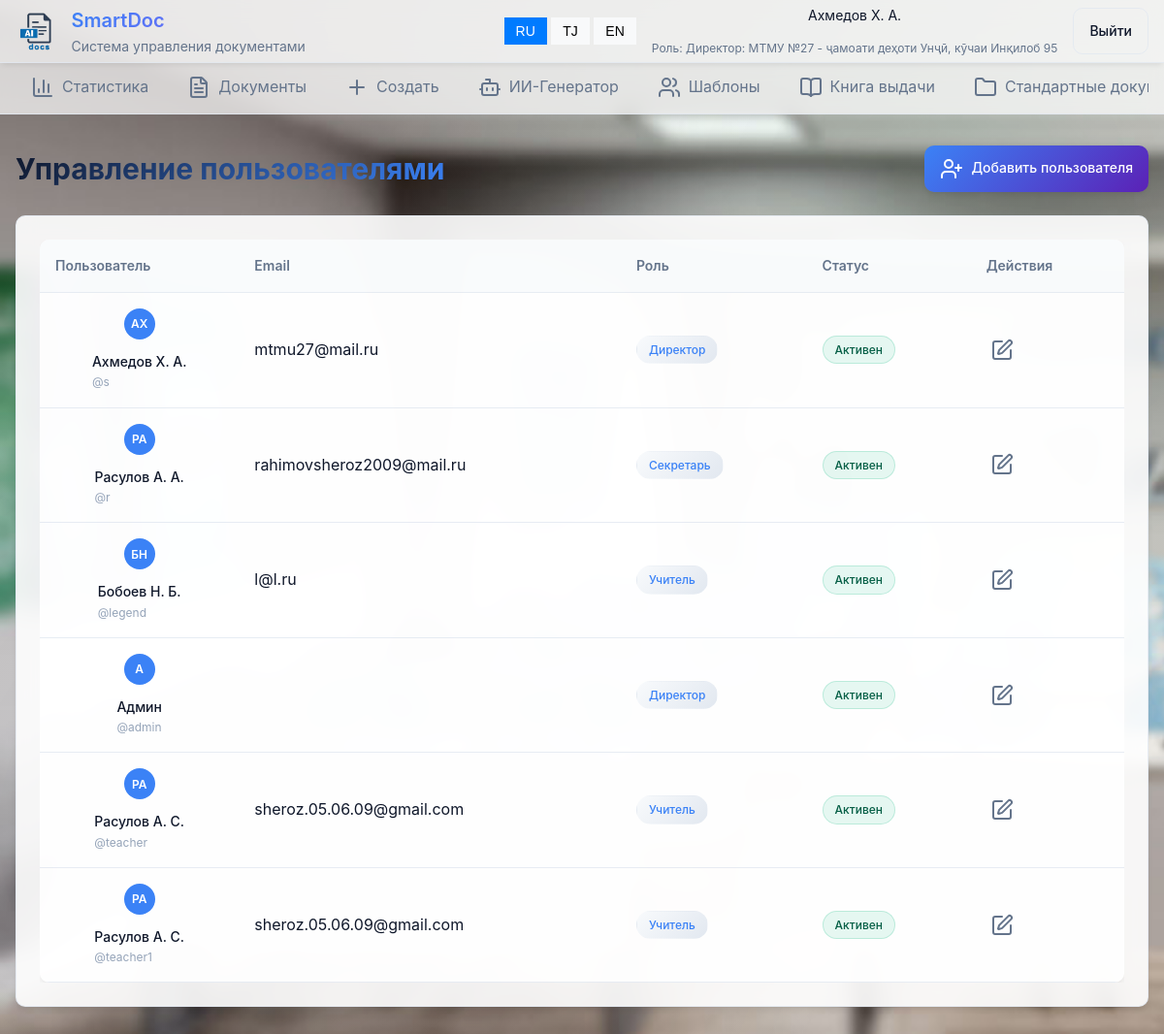
Before: /user_list/ (signed in) with the older database file.
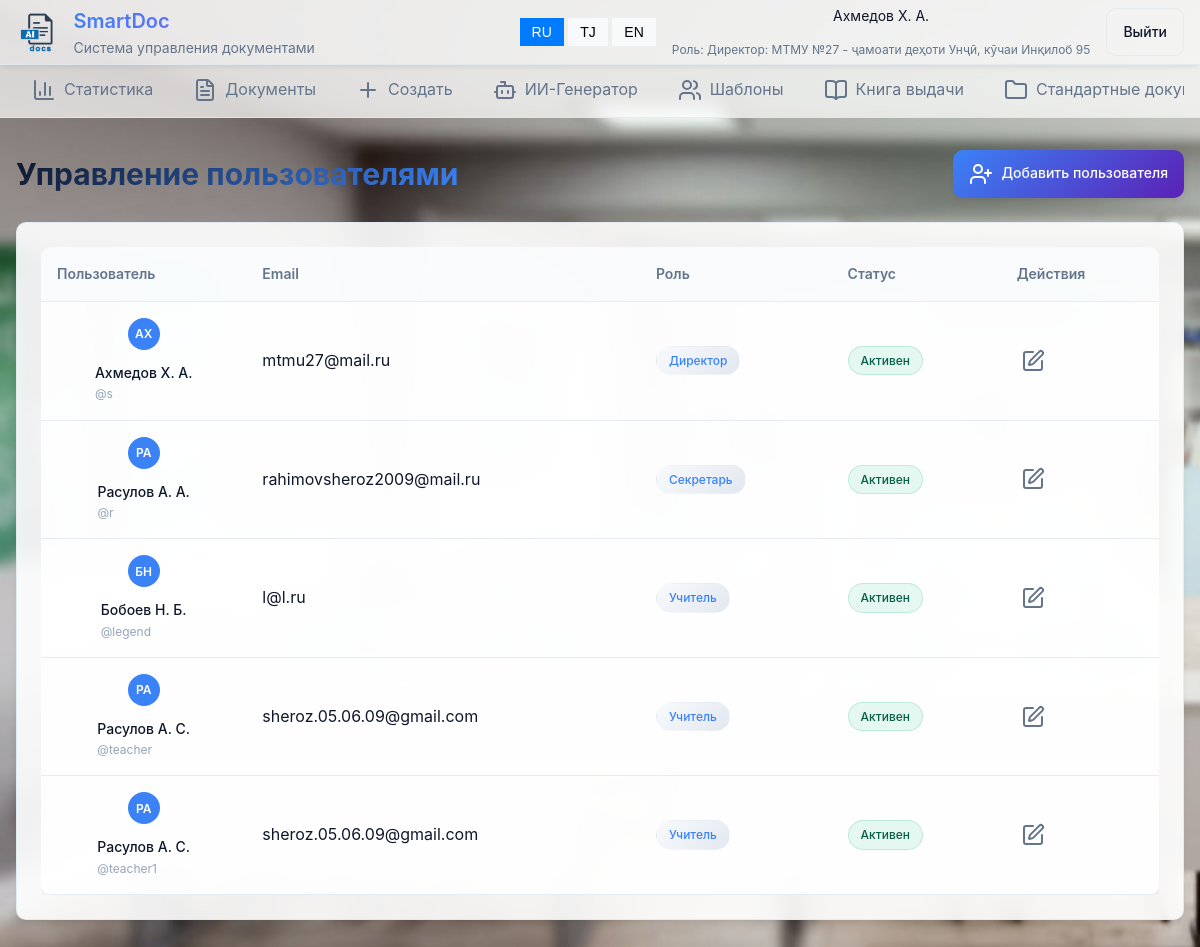
After: the same page with the newer database file.
### main/models.py (models this page shows, shortened)
class User(AbstractUser):
    ROLE_CHOICES = (
        ('director', 'Директор'),
        ('secretary', 'Секретарь'),
        ('teacher', 'Учитель'),
    )
    avatar=models.ImageField(upload_to='avatars/' ,default='avatars/default.png')
    role = models.CharField(max_length=20, choices=ROLE_CHOICES)
    school = models.ForeignKey(School, on_delete=models.CASCADE, null=True, blank=True)

class School(models.Model):
    name = models.CharField(max_length=255)
    address = models.TextField(blank=True)
    email = models.EmailField(blank=True)
    tel=models.CharField(max_length=20, blank=True)
    headletter=models.FileField(upload_to='headletters/', null=True, blank=True)
    approved=models.BooleanField(default=False)
    created_at = models.DateTimeField(auto_now_add=True)
    def __str__(self):
        return f'{self.name} - {self.address}'

### main/views.py (the view)
# urls.py: path('user_list/', user_list, name='user_list'),
@login_required
def user_list(request):
    users = User.objects.filter(school=request.user.school)
    return render(request, 'main/user_list.html', {'users': users})

### main/templates/main/user_list.html (shortened to what this page needs)
{% extends 'main/base.html' %}
{% block content %}
<div class="page-container">
    <div class="page-header">
        <h2 data-i18n="user_management">Управление пользователями</h2>
        <div class="page-actions">
            <a class="btn btn-primary" href="{%url 'register'%}">
                <i data-lucide="user-plus"></i>
                <span data-i18n="add_user">Добавить пользователя</span>
            </a>
        </div>
    </div>
    <div class="card">
        <div class="card-content">
            <div class="users-table">
                <table class="table">
                    <thead>
                        <tr>
                            <th data-i18n="user">Пользователь</th>
                            <th data-i18n="email">Email</th>
                            <th data-i18n="role">Роль</th>
                            <th data-i18n="status">Статус</th>
                            <th data-i18n="actions">Действия</th>
                        </tr>
                    </thead>
                    <tbody>
                        {% for user in users %}
                        <tr>
                            <td>
                                <div class="user-info">
                                    <div class="user-avatar">{{ user.first_name.0 }}{{ user.last_name.0 }}</div>
                                    <div>
                                        <div class="user-name">{{ user.first_name }} {{ user.last_name }}</div>
                                        <div class="user-username">@{{ user.username }}</div>
                                    </div>
                                </div>
                            </td>
                            <td>{{ user.email }}</td>
                            <td>
                                <div class="badge" style="color: var(--primary);">{{ user.get_role_display|default:"Пользователь" }}</div>
                            </td>
                            <td>
                                <div class="badge badge-{% if user.is_active %}approved{% else %}rejected{% endif %}">
                                    {% if user.is_active %}<span data-i18n="active">Активен</span>{% else %}<span data-i18n="inactive">Неактивен</span>{% endif %}
                                </div>
                            </td>
                            <td>
                                <div class="table-actions">
                                    <a class="btn-icon" title="Редактировать" href="{% url 'user_edit' user.id %}" data-i18n-title="edit">
                                        <i data-lucide="edit"></i>
                                    </a>
                                </div>
                            </td>
                        </tr>
                        {% endfor %}
                    </tbody>
                </table>
            </div>
        </div>
    </div>
</div>
{% endblock %}

### main/templates/main/base.html (shortened to what this page needs)
<!DOCTYPE html>
{% load static %}
<html lang="ru">
<head>
    <link rel="stylesheet" href="{% static 'css/main.css' %}">
    <link rel="stylesheet" href="{% static 'css/style.css' %}">
</head>
<body>
    {% if user.is_authenticated %}
    <header class="header">
        <div class="header-container">
            <div class="header-left">
                <div class="logo">
                    <img src="{% static 'image/logo.png' %}" alt="Logo" class="logo-image" height="40px">
                    <div class="logo-text">
                        <h1 data-i18n="logo_title">SmartDoc</h1>
                        <p data-i18n="logo_subtitle">Система управления документами</p>
                    </div>
                </div>
            </div>
            <div class="header-right">
                <div class="language-switcher">
                    <button class="lang-btn" data-lang="ru" onclick="changeLanguage('ru')">RU</button>
                    <button class="lang-btn" data-lang="tj" onclick="changeLanguage('tj')">TJ</button>
                    <button class="lang-btn" data-lang="en" onclick="changeLanguage('en')">EN</button>
                </div>
                <div class="user-info">
                    <span>{{ user.first_name }} {{ user.last_name }}</span>
                    <span class="user-role"><span data-i18n="role">Роль</span>: {{ user.get_role_display }}: {{user.school}}</span>
                </div>
                <a href="{% url 'logout' %}" class="btn btn-outline" data-i18n="logout">Выйти</a>
            </div>
        </div>
    </header>
    <nav class="navigation">
        <div class="nav-container">
            <div class="nav-tabs">
                <a href="{% url 'index' %}" class="nav-tab {% if request.resolver_match.url_name == 'index' %}active{% endif %}">
                    <i data-lucide="bar-chart-3"></i>
                    <span data-i18n="statistics">Статистика</span>
                </a>
                <a href="{% url 'documents' %}" class="nav-tab {% if request.resolver_match.url_name == 'documents' %}active{% endif %}">
                    <i data-lucide="file-text"></i>
                    <span data-i18n="documents">Документы</span>
                </a>
                <a href="{% url 'document_create' %}" class="nav-tab {% if request.resolver_match.url_name == 'document_create' %}active{% endif %}">
                    <i data-lucide="plus"></i>
                    <span data-i18n="create">Создать</span>
                </a>
                <a href="{% url 'ai' %}" class="nav-tab {% if request.resolver_match.url_name == 'ai' %}active{% endif %}">
                    <i data-lucide="bot"></i>
                    <span data-i18n="ai_generator">ИИ-Генератор</span>
                </a>
                <a href="{% url 'templates' %}" class="nav-tab {% if request.resolver_match.url_name == 'templates' %}active{% endif %}">
                    <i data-lucide="users"></i>
                    <span data-i18n="head_templates">Шаблоны</span>
                </a>
                <a href="{% url 'export_book' %}" class="nav-tab {% if request.resolver_match.url_name == 'export_book' %}active{% endif %}">
                    <i data-lucide="book-open"></i>
                    <span data-i18n="head_export">Книга выдачи</span>
                </a>
                <a href="{% url 'standard_docs' %}" class="nav-tab {% if request.resolver_match.url_name == 'standard_docs' %}active{% endif %}">
                    <i data-lucide="folder"></i>
                    <span data-i18n="head_standard">Стандартные документы</span>
                </a>
            </div>
        </div>
    </nav>
    {% endif %}
    <main class="main-content">
        {% block content %}{% endblock %}
    </main>
</body>
</html>

Changed rows visible on the page:
no longer on this page (row edited): User: first_name.0 "А", first_name "Админ", username "admin", role "Директор", is_active "Активен"
